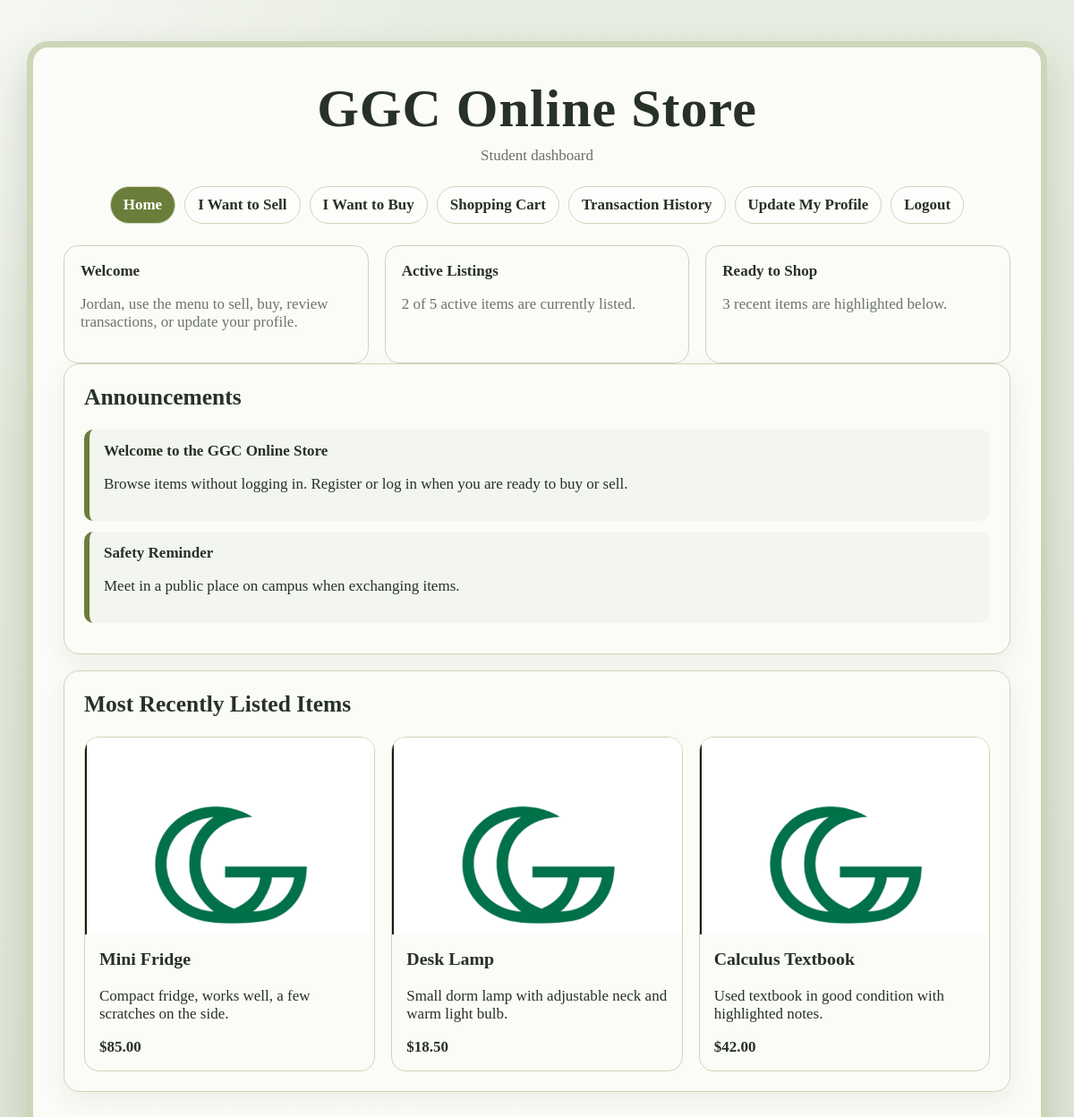
Screenshot of /user_home.php (signed in) with the database file from the repository.
### tables this page shows
CREATE TABLE users (
    id INT AUTO_INCREMENT PRIMARY KEY,
    registration_date DATE NOT NULL,
    first_name VARCHAR(60) NOT NULL,
    last_name VARCHAR(60) NOT NULL,
    email VARCHAR(120) NOT NULL UNIQUE,
    phone VARCHAR(30) NOT NULL,
    pw VARCHAR(120) NOT NULL,
    role ENUM('student', 'admin') NOT NULL DEFAULT 'student',
    profile_image VARCHAR(255) DEFAULT '',
    security_question_1 VARCHAR(255) NOT NULL,
    security_answer_1 VARCHAR(255) NOT NULL,
    security_question_2 VARCHAR(255) NOT NULL,
    security_answer_2 VARCHAR(255) NOT NULL
);

CREATE TABLE announcements (
    announcement_id INT AUTO_INCREMENT PRIMARY KEY,
    title VARCHAR(150) NOT NULL,
    body TEXT NOT NULL,
    created_at DATETIME NOT NULL,
    active TINYINT(1) NOT NULL DEFAULT 1
);

CREATE TABLE items (
    item_id INT AUTO_INCREMENT PRIMARY KEY,
    item_name VARCHAR(120) NOT NULL,
    description TEXT NOT NULL,
    price DECIMAL(10,2) NOT NULL,
    image_name VARCHAR(255) NOT NULL,
    upload_date DATE NOT NULL,
    sold_date DATE DEFAULT NULL,
    seller_id INT NOT NULL,
    buyer_id INT DEFAULT NULL,
    status ENUM('available', 'sold') NOT NULL DEFAULT 'available',
    is_featured TINYINT(1) NOT NULL DEFAULT 0,
    CONSTRAINT fk_items_seller FOREIGN KEY (seller_id) REFERENCES users(id) ON DELETE CASCADE,
    CONSTRAINT fk_items_buyer FOREIGN KEY (buyer_id) REFERENCES users(id) ON DELETE SET NULL
);

### includes/utilities.php (called while the page is built, shortened)
<?php
function h($value)
{
    return htmlspecialchars((string) $value, ENT_QUOTES);
}
function fetch_all($dbc, $sql)
{
    $rows = array();
    $result = mysqli_query($dbc, $sql);
    if ($result) {
        while ($row = mysqli_fetch_assoc($result)) {
            $rows[] = $row;
        }
    }
    return $rows;
}
function item_image_path($filename)
{
    return "assets/ggc-placeholder.png";
}
function current_user($dbc)
{
    $userId = (int) $_SESSION["user_id"];
    $sql = "SELECT * FROM users WHERE id = $userId LIMIT 1";
    $result = mysqli_query($dbc, $sql);
    return $result ? mysqli_fetch_assoc($result) : null;
}
function user_unsold_count($dbc, $userId)
{
    $userId = (int) $userId;
    $sql = "SELECT COUNT(*) AS total FROM items WHERE seller_id = $userId AND status = 'available'";
    $result = mysqli_query($dbc, $sql);
    $row = $result ? mysqli_fetch_assoc($result) : array("total" => 0);
    return (int) ($row["total"] ?? 0);
}
?>

### user_home.php (the view, shortened to what this page needs)
<?php
include "connection.php";
$user = current_user($dbc);
$announcements = fetch_all($dbc, "SELECT title, body, created_at FROM announcements WHERE active = 1 ORDER BY created_at DESC LIMIT 5");
$recentItems = fetch_all($dbc, "SELECT * FROM items WHERE status = 'available' ORDER BY upload_date DESC, item_id DESC LIMIT 5");
$myActiveCount = user_unsold_count($dbc, $_SESSION["user_id"]);
?>
<div class="grid-3">
    <div class="hero-stat">
        <strong>Welcome</strong>
        <p class="muted"><?php echo h($user["first_name"]); ?>, use the menu to sell, buy, review transactions, or update your profile.</p>
    </div>
    <div class="hero-stat">
        <strong>Active Listings</strong>
        <p class="muted"><?php echo $myActiveCount; ?> of 5 active items are currently listed.</p>
    </div>
    <div class="hero-stat">
        <strong>Ready to Shop</strong>
        <p class="muted"><?php echo count($recentItems); ?> recent items are highlighted below.</p>
    </div>
</div>
<section class="panel">
    <h2>Announcements</h2>
    <?php if (empty($announcements)) { ?>
        <p class="muted">No announcements right now.</p>
    <?php } else { ?>
        <?php foreach ($announcements as $announcement) { ?>
            <div class="announcement">
                <strong><?php echo h($announcement["title"]); ?></strong>
                <p><?php echo nl2br(h($announcement["body"])); ?></p>
            </div>
        <?php } ?>
    <?php } ?>
</section>
<section class="panel">
    <h2>Most Recently Listed Items</h2>
    <div class="grid-3">
        <?php foreach ($recentItems as $item) { ?>
            <article class="item-card">
                <img src="<?php echo h(item_image_path($item["image_name"])); ?>" alt="Item photo">
                <div class="item-copy">
                    <h3><?php echo h($item["item_name"]); ?></h3>
                    <p><?php echo h($item["description"]); ?></p>
                    <strong>$<?php echo number_format((float) $item["price"], 2); ?></strong>
                </div>
            </article>
        <?php } ?>
    </div>
</section>

### style.css (style rules this page uses)
* { box-sizing: border-box; }
body { margin: 0; font-family: Georgia, "Times New Roman", serif; font-size: var(--font-size); background: radial-gradient(circle at top left, rgba(255, 255, 255, 0.6), transparent 28%), linear-gradient(180deg, var(--bg), color-mix(in srgb, var(--bg) 76%, #c8d1b3)); color: var(--text); }
.panel { background: var(--panel); border: 1px solid var(--soft); border-radius: 18px; padding: 22px; box-shadow: 0 10px 28px rgba(46, 58, 35, 0.08); margin-bottom: 18px; }
.panel h2, .panel h3 { margin-top: 0; }
.grid-2, .grid-3 { display: grid; gap: 18px; }
.grid-3 { grid-template-columns: repeat(auto-fit, minmax(220px, 1fr)); }
.item-card { border: 1px solid var(--soft); border-radius: 16px; overflow: hidden; background: color-mix(in srgb, var(--panel) 94%, white); }
.item-card img { width: 100%; height: 220px; object-fit: cover; display: block; background: #e6ead8; }
.item-copy { padding: 16px; }
.muted { color: color-mix(in srgb, var(--text) 68%, white); }
.announcement { border-left: 6px solid var(--accent); padding: 14px 16px; background: color-mix(in srgb, var(--accent) 8%, white); border-radius: 10px; margin-bottom: 12px; }
.hero-stat { border-radius: 16px; padding: 18px; background: color-mix(in srgb, var(--panel) 88%, white); border: 1px solid var(--soft); }

### rows the page displays
users: first_name "Jordan"
announcements: title "Welcome to the GGC Online Store", body "Browse items without logging in. Register or log in when you are ready to buy or sell."
announcements: title "Safety Reminder", body "Meet in a public place on campus when exchanging items."
items: item_name "Mini Fridge", description "Compact fridge, works well, a few scratches on the side.", price "85.00"
items: item_name "Desk Lamp", description "Small dorm lamp with adjustable neck and warm light bulb.", price "18.50"
items: item_name "Calculus Textbook", description "Used textbook in good condition with highlighted notes.", price "42.00"

### other values shown
$title "Student dashboard"
$label "Home"
$label "I Want to Sell"
$label "I Want to Buy"
$label "Shopping Cart"
$label "Transaction History"
$label "Update My Profile"
$label "Logout"
$myActiveCount "2"
count($recentItems) "3"
